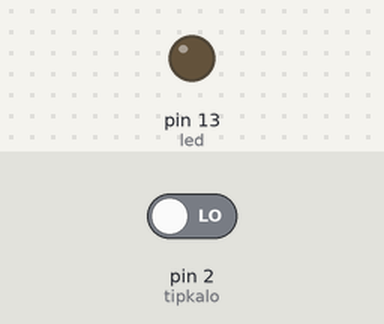
A sketch run on a simulated Arduino Uno, built with avr-gcc and run on an emulated ATmega328P. On the bench: output pins drawn as LEDs (lit = HIGH). Dashed ring = blinking. The inputs (shaded band) are chosen by the test bench; at power-on: pin 2 (tipkalo) LOW. What the sketch prints to the serial monitor is not drawn.

Above: at 1.2 s.
1.3 s: pin 2 (tipkalo) driven HIGH
At 1.56 s:
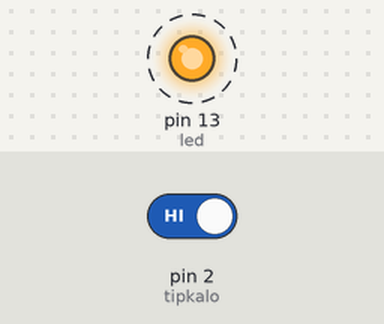
4.3 s: pin 2 (tipkalo) driven LOW
At 4.3 s:
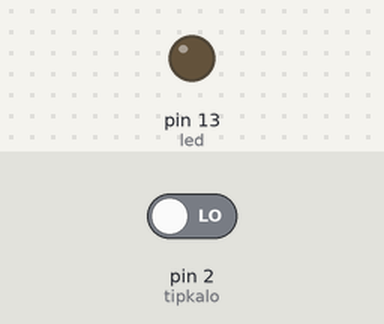
Timing chart, 0 to 7.3 s (numbered marks = the images above; inputs shaded):
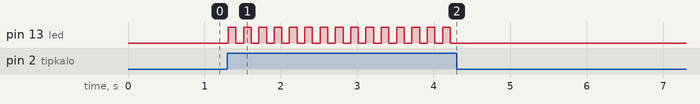

Measured:
- after the input at 1.3 s, pin 13 (led): alternates HIGH for 0.10 s and LOW for 0.10 s, starting at once
- after the input at 4.3 s, pin 13 (led): stops changing and stays LOW

The sketch:

prekidac.ino
```cpp
int tipkalo = 2;
int stanjeTipke;
int led = 13;
int brojac = 0;

void setup() {
  // put your setup code here, to run once:

Serial.begin (9600);
pinMode (tipkalo, INPUT);
pinMode (led, OUTPUT);
}

void loop() {
  // put your main code here, to run repeatedly:

stanjeTipke = digitalRead (tipkalo);
Serial.println (stanjeTipke);
Serial.println (brojac);
if (stanjeTipke == HIGH) {
  digitalWrite (led, HIGH);
  delay (100);
  digitalWrite (led, LOW);
  delay (100);
  brojac++;
}
else {
  digitalWrite (led, LOW);

}
}
```
